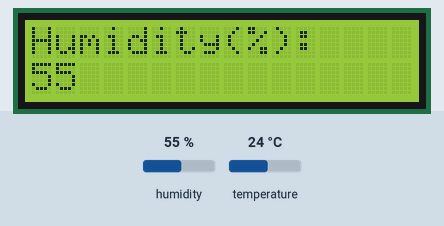
Recording of a sketch running on a simulated Arduino Uno, built with avr-gcc and run on an emulated ATmega328P. Parts: 16×2 character LCD. The test bench sets the inputs (shaded band); at power-on: humidity 55 %, temperature 24 °C.

Above: at 1.2 s.
1.3 s: humidity set to 22 %
At 6.8 s:
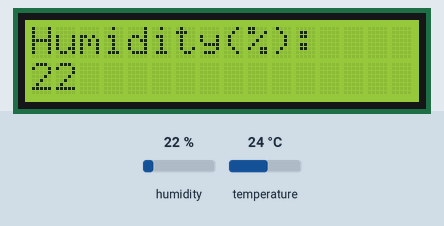
11.7 s: temperature set to 12 °C
At 19.1 s:
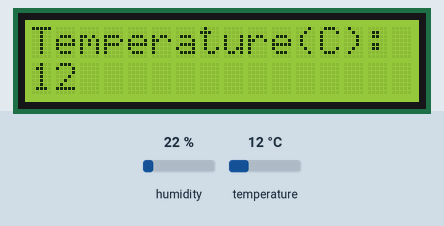
21.9 s: humidity set to 40 %
At 26.9 s:
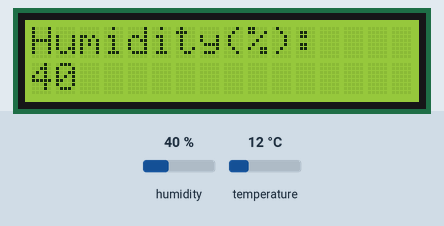
30.0 s: temperature set to 19 °C
At 34.8 s:
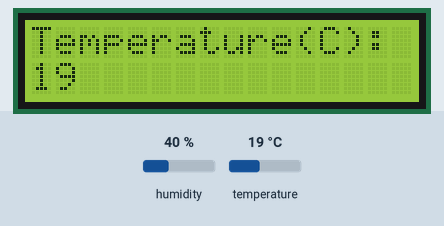
Timing chart, 0 to 36.3 s (numbered marks = the images above; inputs shaded):
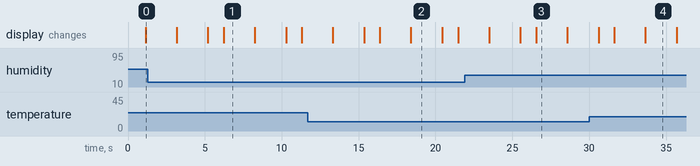

Measured:
- what the display in image 1 shows lasts 2.0 s, from 6.2 s to 8.2 s

The sketch:

lcd_i2c_1wire_barometr.ino
```cpp
/*
** DH11 test
 SDA SCL a4 a5 1 wire -2
*/
#include <Wire.h>
#include <LCD.h>
#include <LiquidCrystal_I2C.h>
#include <dht11.h>


#define DHT11PIN 2

#define I2C_ADDR    0x27
#define BACKLIGHT_PIN     3
#define En_pin  2
#define Rw_pin  1
#define Rs_pin  0
#define D4_pin  4
#define D5_pin  5
#define D6_pin  6
#define D7_pin  7

dht11 DHT11;

int n = 1;

LiquidCrystal_I2C	lcd(I2C_ADDR,En_pin,Rw_pin,Rs_pin,D4_pin,D5_pin,D6_pin,D7_pin);

void setup()
{
  lcd.begin (16,2);

  lcd.setBacklightPin(BACKLIGHT_PIN,POSITIVE);
  lcd.setBacklight(HIGH);
  lcd.home ();                   // go home

  lcd.print(" Hello, FARS");
}

void loop()
{

  int chk = DHT11.read(DHT11PIN);
  lcd.clear();
  lcd.setCursor (0,0);
  lcd.print("Read sensor: ");
  lcd.setCursor (0,1);

  switch (chk)
  {
    case DHTLIB_OK:
		lcd.print("OK");
		break;
    case DHTLIB_ERROR_CHECKSUM:
		lcd.print("Checksum error");
		break;
    case DHTLIB_ERROR_TIMEOUT:
		lcd.print("Time out error");
		break;
    default:
		lcd.print("Unknown error");
		break;
  }
  delay(1000);

  lcd.clear();
  lcd.setCursor (0,0);
  lcd.print("Humidity(%):   ");
  lcd.setCursor (0,1);
  lcd.print(DHT11.humidity);
  delay(2000);

  lcd.clear();
  lcd.setCursor (0,0);
  lcd.print("Temperature(C):");
  lcd.setCursor (0,1);
  //lcd.println((float)DHT11.temperature, 2);
  lcd.print(DHT11.temperature);
  delay(2000);


}
```
